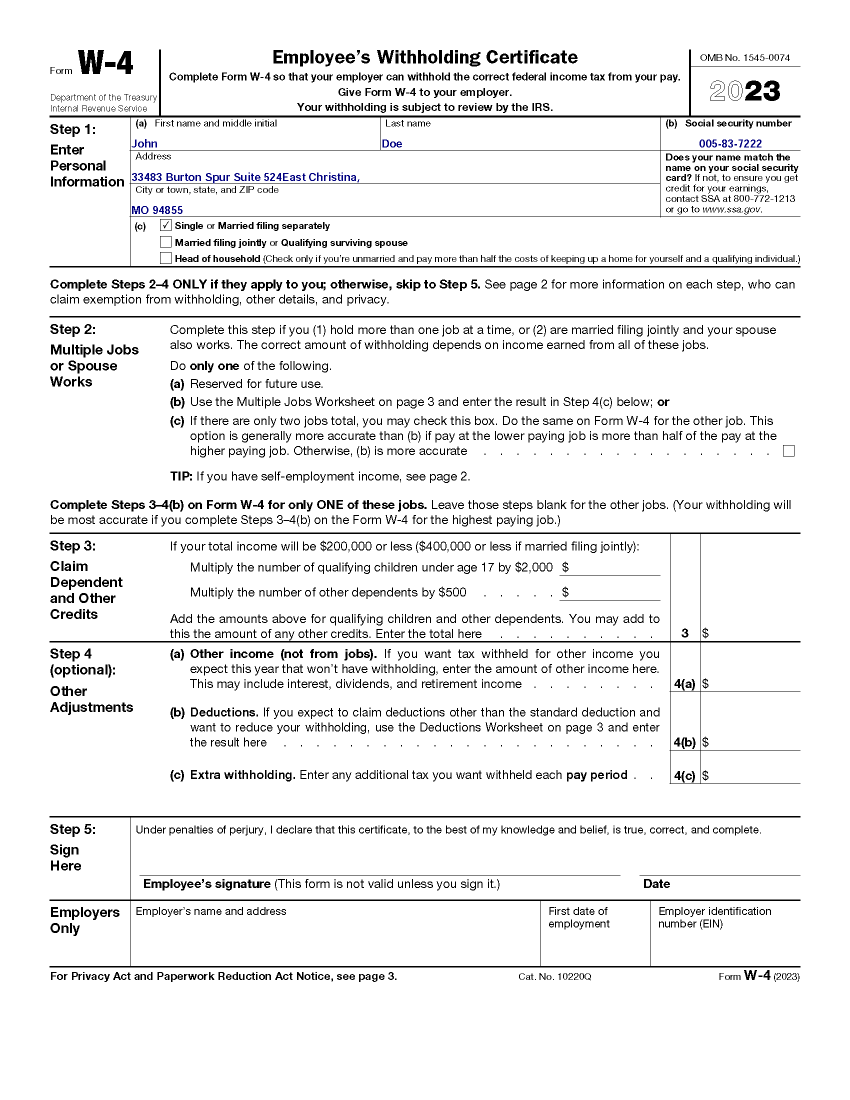
#> input picture data/forms/example1.png, 1700 x 2200 px (shown at 1/2 size); its folder holds only this picture in this run
$ jupyter execute --allow-errors 'Tesseract Demo.ipynb'   (shell and % lines are left out)
#> lines starting #> are read from the running program, lines starting #| are printed output that depends on the picture
# Tesseract

Tesseract is an open source text recognition (OCR) Engine, available under the Apache 2.0 license.

[languages supported](https://tesseract-ocr.github.io/tessdoc/Data-Files-in-different-versions.html)

# Pytesseract

Python-tesseract is an optical character recognition (OCR) tool for python. That is, it will recognize and "read" the text embedded in images in formats such as including jpeg, png, gif, bmp, tiff, and others

[cell 1]
import cv2
import numpy as np
import matplotlib.pyplot as plt
import pytesseract
import pathlib
import pandas as pd

from PIL import Image

TEST_DIR = pathlib.Path("./data/forms")
test_form = "./data/forms/example2.png"
checkbox_template_path = "./data/screenshots/checkbox.png"

## Reading W-4 IRS Forms

[cell 2]
img_orig = cv2.imread(test_form)
#> (the rest of this cell did not finish here and is left out)

# Tesseract Read All Text

- gathers all text
- gets all information
- hard to get information from this format
- reads left to right

#> (a cell that did not finish here is left out)

# Lets Use Templating Capabilities

- pick up the ROIS (can do this in PDF view coordinates)
- grab them for each location

[cell 4]
rois = [
    (261, 233, 759, 299), # Example bounding coordinates x0, y0, x1, y1
    (757, 233, 1314, 299),
    (262, 300, 1316, 365),
    (261, 368, 1319, 433)
]

checkbox_rois = [
    (314, 435, 345, 463),
    (314, 466, 345, 496),
    (314, 496, 343, 529)
]

#> (a cell that did not finish here is left out)

[cell 6]
# Create a new figure and subplots
fig, axs = plt.subplots(len(rois), 1, figsize=(15, 20))  # +1 for the original image subplot

# Iterate over ROIs and display them in subplots
#> (the rest of this cell did not finish here and is left out)

[cell 7]
# Create a new figure and subplots
fig, axs = plt.subplots(1, len(checkbox_rois), figsize=(15, 5))  # +1 for the original image subplot

# Iterate over ROIs and display them in subplots
#> (the rest of this cell did not finish here and is left out)

# Run A Pipeline Over Multiple Documents

[cell 8]
def pipeline(pdf_path):
#> called with pdf_path = 'data/forms/example1.png'
    img = cv2.imread(pdf_path)
#> img is the input picture: shape (2200, 1700, 3); mean B, G, R 238.3, 238.2, 238.2
    img = cv2.cvtColor(img, cv2.COLOR_BGR2GRAY)
#> img: shape (2200, 1700)

    output_dict = {}

    roi_keys = ["first_name", "last_name",  "address", "postcode"]
    for i, (key, roi) in enumerate(zip(roi_keys, rois)):
        x0, y0, x1, y1 = roi
        roi_image = img[y0:y1, x0:x1]
        text = pytesseract.image_to_string(roi_image)
        output_dict[key] = text.split("\n")[-2]
#> this loop made 1 pass
#> pass 1, in pipeline, `roi_image = img[y0:y1, x0:x1]`:
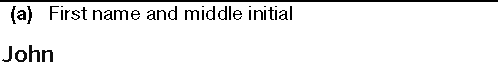
#> roi_image: shape (66, 498); min 0, max 255, mean 236.6
#> after the loop, output_dict = 0 items

    # Iterate over ROIs and display them in subplots
    checkbox_keys = ["single", "jointly", "head_of_household"]
    for i, (key, roi) in enumerate(zip(checkbox_keys, checkbox_rois)):
        x0, y0, x1, y1 = roi
        roi_image = img[y0:y1, x0:x1]
        threshold_score = np.count_nonzero(roi_image == 0)
        is_ticked = True if threshold_score > 100 else False
        output_dict[key] = is_ticked

    return output_dict
